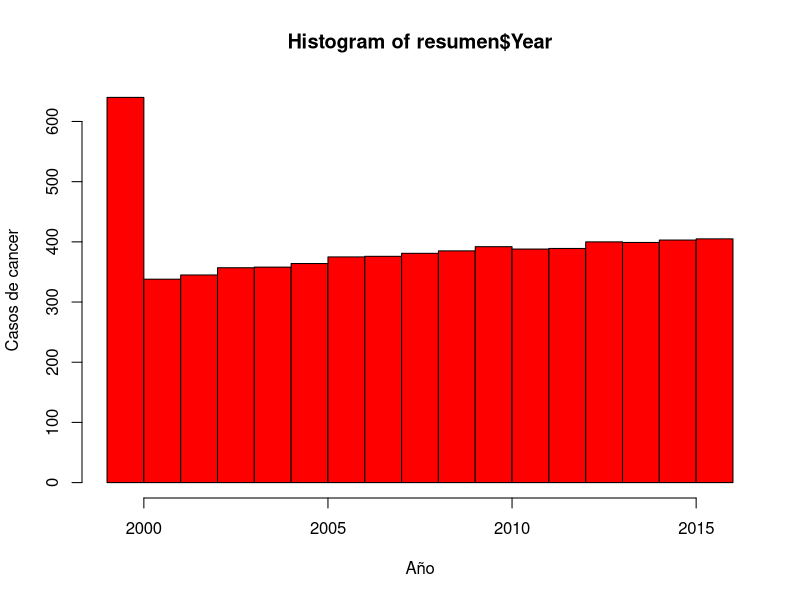
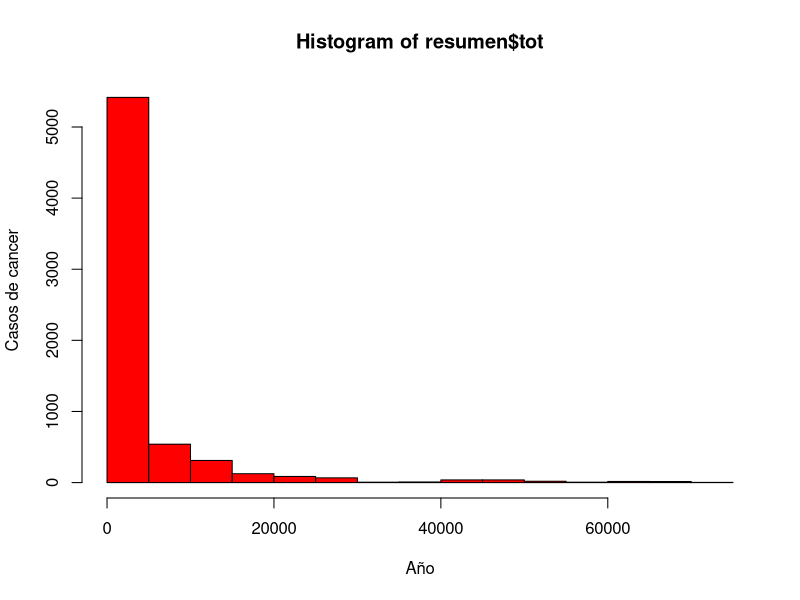
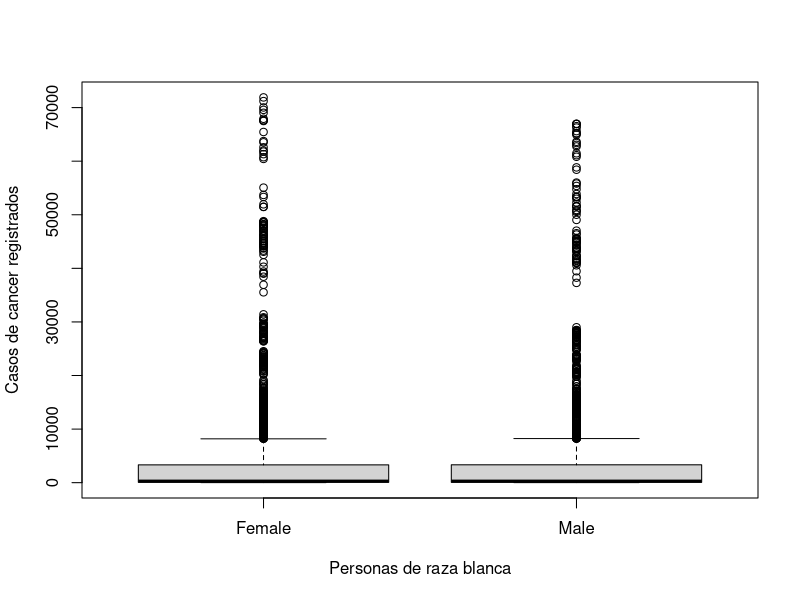

The R script that drew these images, in order: (Note: this script raises an error after producing the figures.)
library(dplyr)
library(data.table)
library(ggplot2)
library(reshape2)

cancer <- fread("tabladatoscancer.csv")
class(cancer)
head(cancer, 5)
str(cancer)

cancer2 <- cancer[is.na(cancer$Year) == FALSE]
head(cancer2, 5)
class(cancer2)

resumen <- cancer2[, list(tot = sum(Count)), by = c("Year", "Sex", "States", "Race")]
summary(resumen)

hist(resumen$Year, xlab = "Año", ylab = "Casos de cancer", col = "red")

hist(resumen$tot, xlab = "Año", ylab = "Casos de cancer", col = "red")

boxplot(resumen$tot ~ resumen$Sex, xlab = "Personas de raza blanca", ylab = "Casos de cancer registrados", outliners = FALSE)

promedios = sapply(resumen, mean(resumen$tot))

#GGPLOT

ggplot(resumen, aes(x = Year, y = tot, col = Race)) +
  geom_point() + facet_wrap(~ Race)


